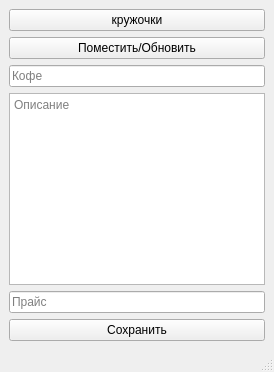
<?xml version="1.0" encoding="UTF-8"?>
<ui version="4.0">
 <class>MainWindow</class>
 <widget class="QMainWindow" name="MainWindow">
  <widget class="QWidget" name="centralwidget">
   <layout class="QVBoxLayout" name="verticalLayout">
    <item>
     <widget class="QPushButton" name="pushButton">
      <property name="text">
       <string>кружочки</string>
      </property>
     </widget>
    </item>
    <item>
     <widget class="QPushButton" name="addEditButton">
      <property name="text">
       <string>Поместить/Обновить</string>
      </property>
     </widget>
    </item>
    <item>
     <widget class="QLineEdit" name="nameLineEdit">
      <property name="placeholderText">
       <string>Кофе</string>
      </property>
     </widget>
    </item>
    <item>
     <widget class="QTextEdit" name="descriptionTextEdit">
      <property name="placeholderText">
       <string>Описание</string>
      </property>
     </widget>
    </item>
    <item>
     <widget class="QLineEdit" name="priceLineEdit">
      <property name="placeholderText">
       <string>Прайс</string>
      </property>
     </widget>
    </item>
    <item>
     <widget class="QPushButton" name="saveButton">
      <property name="text">
       <string>Сохранить</string>
      </property>
     </widget>
    </item>
   </layout>
  </widget>
  <widget class="QMenuBar" name="menubar"/>
  <widget class="QStatusBar" name="statusbar"/>
 </widget>
 <resources/>
 <connections/>
</ui>
